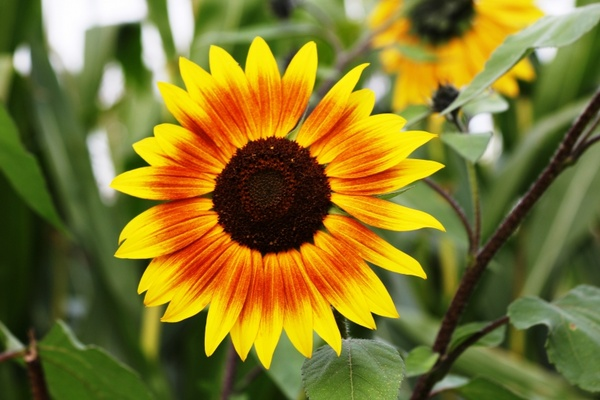
#> input picture IPR_Asg1/download.jpg, 600 x 400 px
$ python Asignment1.py
#> lines starting #> are read from the running program, lines starting #| are printed output that depends on the picture; after the words box and inside, x2 and y2 are one past the last pixel; in counts of white or black regions, pixels touching at a corner belong together
import cv2

def resize_and_threshold(image_path, output_path, resize_width, resize_height, threshold_value):

    # Read the image from the specified path
#> called with image_path = 'download.jpg', output_path = 'update_image.jpg', resize_width = 350, resize_height = 250, threshold_value = 127
    img = cv2.imread(image_path)
#> img is the input picture: shape (400, 600, 3); mean B, G, R 43, 117.9, 129

    if img is None:
        print(f"Error: Unable to load image at {image_path}")
        return

    # Resize the image
    resized_img = cv2.resize(img, (resize_width, resize_height))
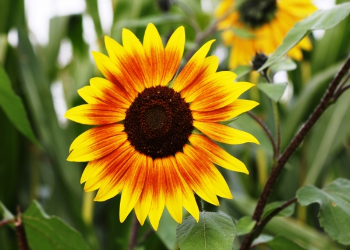
#> resized_img: shape (250, 350, 3); mean B, G, R 42.9, 117.8, 128.9

    # Convert the resized image to grayscale
    gray_img = cv2.cvtColor(resized_img, cv2.COLOR_BGR2GRAY)
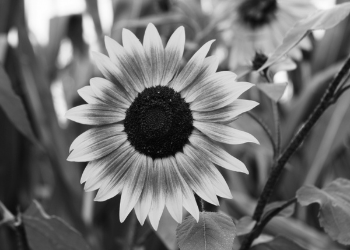
#> gray_img: shape (250, 350); min 4, max 254, mean 112.6

    # Apply binary thresholding
    _, threshold_img = cv2.threshold(gray_img, threshold_value, 255, cv2.THRESH_BINARY)
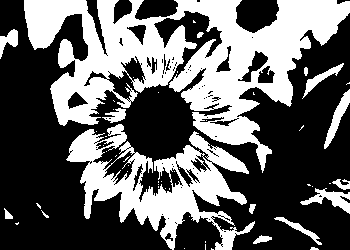
#> threshold_img: shape (250, 350); 38.9% white; 52 white regions (36 under 20 px), largest, box (x1, y1, x2, y2) and area: (24, 0, 350, 173) 22482, (66, 124, 255, 250) 9122, (300, 188, 350, 214) 500

    # Save the resulting image to the specified output path
    cv2.imwrite(output_path, threshold_img)

    print(f"Output saved at {output_path}")

if __name__ == "__main__":
    image_path = "download.jpg"
    output_path = "update_image.jpg"
    resize_width = 350
    resize_height = 250
    threshold_value = 127

    resize_and_threshold(image_path, output_path, resize_width, resize_height, threshold_value)
